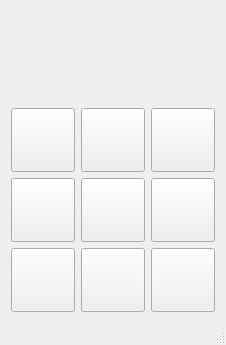
<?xml version="1.0" encoding="UTF-8"?>
<ui version="4.0">
 <class>MainWindow</class>
 <widget class="QMainWindow" name="MainWindow">
  <property name="geometry">
   <rect>
    <x>0</x>
    <y>0</y>
    <width>222</width>
    <height>345</height>
   </rect>
  </property>
  <property name="windowTitle">
   <string>MainWindow</string>
  </property>
  <widget class="QWidget" name="centralWidget">
   <layout class="QGridLayout" name="gridLayout">
    <item row="1" column="0">
     <widget class="QPushButton" name="pb1">
      <property name="sizePolicy">
       <sizepolicy hsizetype="Minimum" vsizetype="Minimum">
        <horstretch>64</horstretch>
        <verstretch>64</verstretch>
       </sizepolicy>
      </property>
      <property name="minimumSize">
       <size>
        <width>64</width>
        <height>64</height>
       </size>
      </property>
      <property name="maximumSize">
       <size>
        <width>64</width>
        <height>64</height>
       </size>
      </property>
      <property name="text">
       <string/>
      </property>
      <property name="checkable">
       <bool>false</bool>
      </property>
      <property name="flat">
       <bool>false</bool>
      </property>
     </widget>
    </item>
    <item row="1" column="2">
     <widget class="QPushButton" name="pb3">
      <property name="sizePolicy">
       <sizepolicy hsizetype="Minimum" vsizetype="Minimum">
        <horstretch>64</horstretch>
        <verstretch>64</verstretch>
       </sizepolicy>
      </property>
      <property name="minimumSize">
       <size>
        <width>64</width>
        <height>64</height>
       </size>
      </property>
      <property name="maximumSize">
       <size>
        <width>64</width>
        <height>64</height>
       </size>
      </property>
      <property name="text">
       <string/>
      </property>
      <property name="checkable">
       <bool>false</bool>
      </property>
     </widget>
    </item>
    <item row="2" column="0">
     <widget class="QPushButton" name="pb4">
      <property name="sizePolicy">
       <sizepolicy hsizetype="Minimum" vsizetype="Minimum">
        <horstretch>64</horstretch>
        <verstretch>64</verstretch>
       </sizepolicy>
      </property>
      <property name="minimumSize">
       <size>
        <width>64</width>
        <height>64</height>
       </size>
      </property>
      <property name="maximumSize">
       <size>
        <width>64</width>
        <height>64</height>
       </size>
      </property>
      <property name="text">
       <string/>
      </property>
      <property name="checkable">
       <bool>false</bool>
      </property>
     </widget>
    </item>
    <item row="1" column="1">
     <widget class="QPushButton" name="pb2">
      <property name="sizePolicy">
       <sizepolicy hsizetype="Minimum" vsizetype="Minimum">
        <horstretch>64</horstretch>
        <verstretch>64</verstretch>
       </sizepolicy>
      </property>
      <property name="minimumSize">
       <size>
        <width>64</width>
        <height>64</height>
       </size>
      </property>
      <property name="maximumSize">
       <size>
        <width>64</width>
        <height>64</height>
       </size>
      </property>
      <property name="text">
       <string/>
      </property>
      <property name="checkable">
       <bool>false</bool>
      </property>
     </widget>
    </item>
    <item row="2" column="2">
     <widget class="QPushButton" name="pb6">
      <property name="sizePolicy">
       <sizepolicy hsizetype="Minimum" vsizetype="Minimum">
        <horstretch>64</horstretch>
        <verstretch>64</verstretch>
       </sizepolicy>
      </property>
      <property name="minimumSize">
       <size>
        <width>64</width>
        <height>64</height>
       </size>
      </property>
      <property name="maximumSize">
       <size>
        <width>64</width>
        <height>64</height>
       </size>
      </property>
      <property name="text">
       <string/>
      </property>
      <property name="checkable">
       <bool>false</bool>
      </property>
     </widget>
    </item>
    <item row="3" column="2">
     <widget class="QPushButton" name="pb9">
      <property name="sizePolicy">
       <sizepolicy hsizetype="Minimum" vsizetype="Minimum">
        <horstretch>64</horstretch>
        <verstretch>64</verstretch>
       </sizepolicy>
      </property>
      <property name="minimumSize">
       <size>
        <width>64</width>
        <height>64</height>
       </size>
      </property>
      <property name="maximumSize">
       <size>
        <width>64</width>
        <height>64</height>
       </size>
      </property>
      <property name="text">
       <string/>
      </property>
      <property name="checkable">
       <bool>false</bool>
      </property>
     </widget>
    </item>
    <item row="0" column="0" colspan="3">
     <widget class="QLabel" name="lbOut">
      <property name="minimumSize">
       <size>
        <width>0</width>
        <height>64</height>
       </size>
      </property>
      <property name="text">
       <string/>
      </property>
     </widget>
    </item>
    <item row="3" column="0">
     <widget class="QPushButton" name="pb7">
      <property name="sizePolicy">
       <sizepolicy hsizetype="Minimum" vsizetype="Minimum">
        <horstretch>64</horstretch>
        <verstretch>64</verstretch>
       </sizepolicy>
      </property>
      <property name="minimumSize">
       <size>
        <width>64</width>
        <height>64</height>
       </size>
      </property>
      <property name="maximumSize">
       <size>
        <width>64</width>
        <height>64</height>
       </size>
      </property>
      <property name="text">
       <string/>
      </property>
      <property name="checkable">
       <bool>false</bool>
      </property>
     </widget>
    </item>
    <item row="2" column="1">
     <widget class="QPushButton" name="pb5">
      <property name="sizePolicy">
       <sizepolicy hsizetype="Minimum" vsizetype="Minimum">
        <horstretch>64</horstretch>
        <verstretch>64</verstretch>
       </sizepolicy>
      </property>
      <property name="minimumSize">
       <size>
        <width>64</width>
        <height>64</height>
       </size>
      </property>
      <property name="maximumSize">
       <size>
        <width>64</width>
        <height>64</height>
       </size>
      </property>
      <property name="text">
       <string/>
      </property>
      <property name="checkable">
       <bool>false</bool>
      </property>
     </widget>
    </item>
    <item row="3" column="1">
     <widget class="QPushButton" name="pb8">
      <property name="sizePolicy">
       <sizepolicy hsizetype="Minimum" vsizetype="Minimum">
        <horstretch>64</horstretch>
        <verstretch>64</verstretch>
       </sizepolicy>
      </property>
      <property name="minimumSize">
       <size>
        <width>64</width>
        <height>64</height>
       </size>
      </property>
      <property name="maximumSize">
       <size>
        <width>64</width>
        <height>64</height>
       </size>
      </property>
      <property name="text">
       <string/>
      </property>
      <property name="checkable">
       <bool>false</bool>
      </property>
     </widget>
    </item>
   </layout>
  </widget>
  <widget class="QStatusBar" name="statusBar"/>
 </widget>
 <layoutdefault spacing="6" margin="11"/>
 <resources/>
 <connections/>
</ui>
